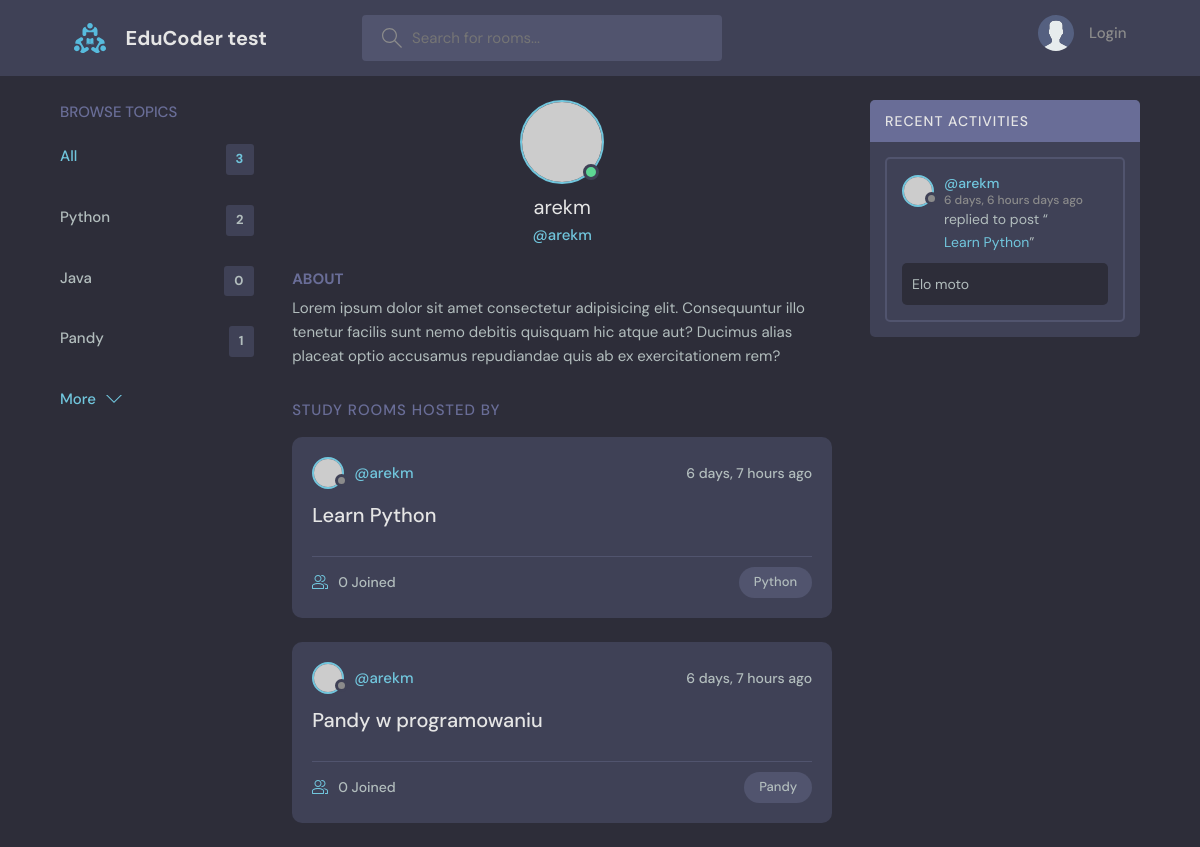
/profile/1/, run on an earlier commit of the app's database.
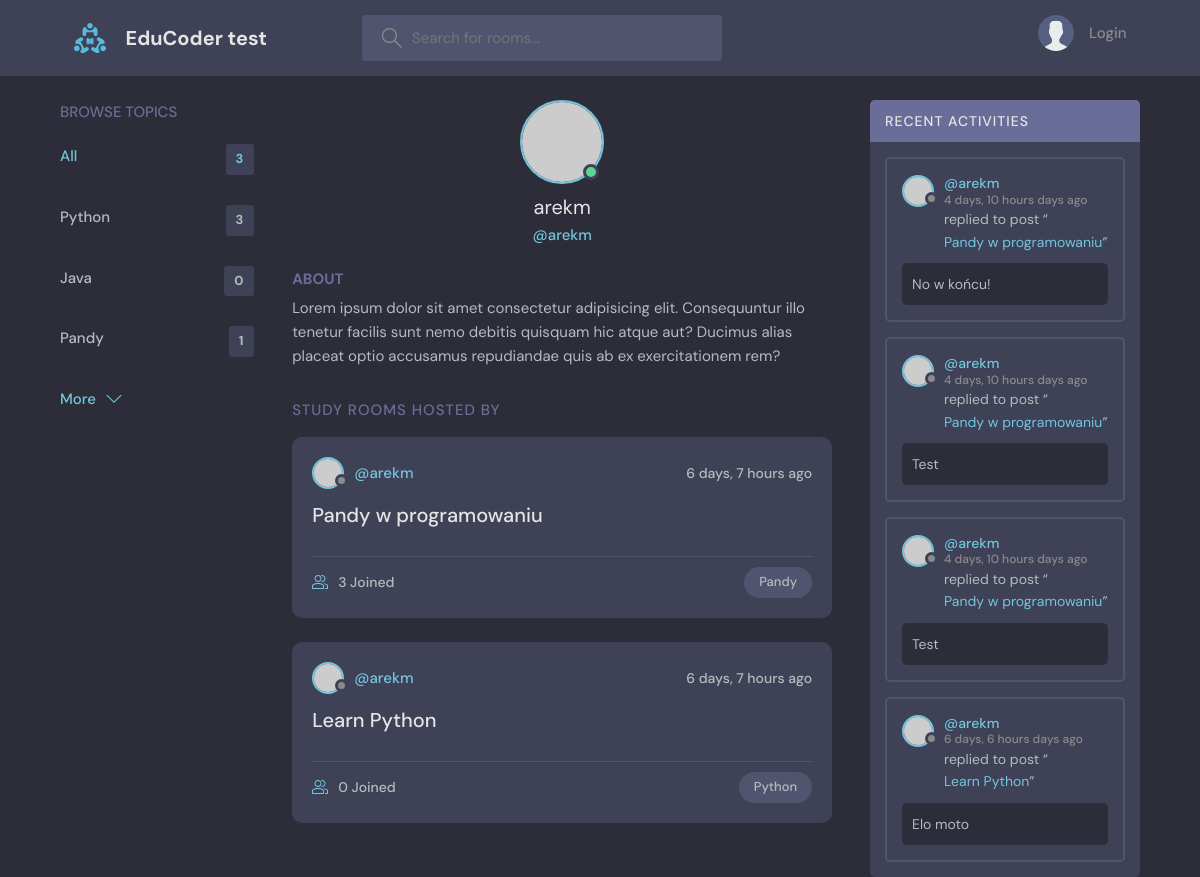
And on a later commit of the database.
### base/models.py (models this page shows, shortened)
class Topic(models.Model):
    name = models.CharField(max_length=200)

class Room(models.Model):
    host = models.ForeignKey(User, on_delete=models.SET_NULL, null = True)
    topic = models.ForeignKey(Topic, on_delete=models.SET_NULL, null = True)
    name = models.CharField(max_length=200)
    description = models.TextField(null=True, blank=True)
    participants = models.ManyToManyField(User, related_name="participants", blank=True)
    updated = models.DateTimeField(auto_now=True)
    created = models.DateTimeField(auto_now_add=True)
    class Meta:
        ordering = ['-updated', 'created']
    def __str__(self):
        return self.name

class Message(models.Model):
    user = models.ForeignKey(User, on_delete=models.CASCADE)
    room = models.ForeignKey(Room, on_delete=models.CASCADE)
    body = models.TextField()
    updated = models.DateTimeField(auto_now=True)
    created = models.DateTimeField(auto_now_add=True)
    class Meta:
        ordering = ['-updated', 'created']

### base/views.py (the view)
# urls.py: path('profile/<str:pk>/', views.user_profile, name="user-profile"),
def user_profile(request, pk):
    user = User.objects.get(id=pk)
    rooms = user.room_set.all()
    room_messages = user.message_set.all()
    topics = Topic.objects.all()
    context = {"user": user, "rooms": rooms, 'room_messages': room_messages, "topics": topics}
    return render(request, 'base/profile.html', context)

### templates/base/profile.html (shortened to what this page needs)
{% extends 'main.html' %}
{% block content %}
<main class="profile-page layout layout--3">
    <div class="container">
        {% include 'base/topics_component.html' %}
        <div class="roomList">
            <div class="profile">
                <div class="profile__avatar">
                    <div class="avatar avatar--large active">
                        <img src="https://randomuser.me/api/portraits/men/11.jpg" />
                    </div>
                </div>
                <div class="profile__info">
                    <h3>{{user.username}}</h3>
                    <p>@{{user.username}}</p>
                </div>
                <div class="profile__about">
                    <h3>About</h3>
                    <p>
                        Lorem ipsum dolor sit amet consectetur adipisicing elit. Consequuntur illo tenetur
                        facilis sunt nemo debitis quisquam hic atque aut? Ducimus alias placeat optio
                        accusamus repudiandae quis ab ex exercitationem rem?
                    </p>
                </div>
            </div>
            <div class="roomList__header">
                <div>
                    <h2>Study Rooms Hosted by {{username}}</a>
                    </h2>
                </div>
            </div>
            {% include 'base/feed_component.html' %}
        </div>
        {% include 'base/activity_component.html' %}
    </div>
</main>
{% endblock %}

### templates/base/topics_component.html
        <div class="topics">
          <div class="topics__header">
            <h2>Browse Topics</h2>
          </div>
          <ul class="topics__list">
            <li>
              <a href="{% url 'home' %}" class="active">All <span>{{topics.count}}</span></a>
            </li>
              {% for topic in topics %}
            <li>
              <a href="{% url 'home' %}?q={{topic.name}}">{{topic.name}} <span>{{topic.room_set.all.count}}</span></a>
            </li>
              {% endfor %}
          </ul>
          <a class="btn btn--link" href="{% url 'topics' %}">
            More
            <svg version="1.1" xmlns="http://www.w3.org/2000/svg" width="32" height="32" viewBox="0 0 32 32">
              <title>chevron-down</title>
              <path d="M16 21l-13-13h-3l16 16 16-16h-3l-13 13z"></path>
            </svg>
          </a>
        </div>

### templates/base/feed_component.html (shortened to what this page needs)
{% for room in rooms %}
<div class="roomListRoom">
            <div class="roomListRoom__header">
              <a href="{% url 'user-profile' room.host.id %}" class="roomListRoom__author">
                <div class="avatar avatar--small">
                  <img src="https://randomuser.me/api/portraits/women/11.jpg" />
                </div>
                <span>@{{room.host.username}}</span>
              </a>
              <div class="roomListRoom__actions">
                <span>{{room.created|timesince}} ago</span>
              </div>
            </div>
            <div class="roomListRoom__content">
              <a href="{% url 'room' room.id %}">{{room.name}}</a>
            </div>
            <div class="roomListRoom__meta">
              <a href="{% url 'room' room.id %}" class="roomListRoom__joined">
                {{room.participants.all.count}} Joined
              </a>
              <p class="roomListRoom__topic">{{room.topic.name}}</p>
            </div>
          </div>
{% endfor %}

### templates/base/activity_component.html (shortened to what this page needs)
<div class="activities">
    <div class="activities__header">
        <h2>Recent Activities</h2>
    </div>
    {% for message in room_messages %}
    <div class="activities__box">
        <div class="activities__boxHeader roomListRoom__header">
            <a href="{% url 'user-profile' message.user.id %}" class="roomListRoom__author">
                <div class="avatar avatar--small">
                    <img src="https://randomuser.me/api/portraits/women/11.jpg" />
                </div>
                <p>
                    @{{message.user}}
                    <span>{{message.created|timesince}} days ago</span>
                </p>
            </a>
        </div>
        <div class="activities__boxContent">
          <p>
              replied to post “<a href="{% url 'room' message.room.id %}">{{message.room}}</a>”
          </p>
          <div class="activities__boxRoomContent">
                {{message.body}}
          </div>
        </div>
    </div>
    {% endfor %}
</div>

What changed in the data, as far as the page shows it:
computed for Topic "Python": room_set.all.count "2" → "3"
changed Room "Pandy w programowaniu": participants.all.count "0" → "3"; moves up the list
added Message: user "arekm", created "4 days, 10 hours", room "Pandy w programowaniu", body "No w końcu!"
added Message: user "arekm", created "4 days, 10 hours", room "Pandy w programowaniu", body "Test"
added Message: user "arekm", created "4 days, 10 hours", room "Pandy w programowaniu", body "Test"
